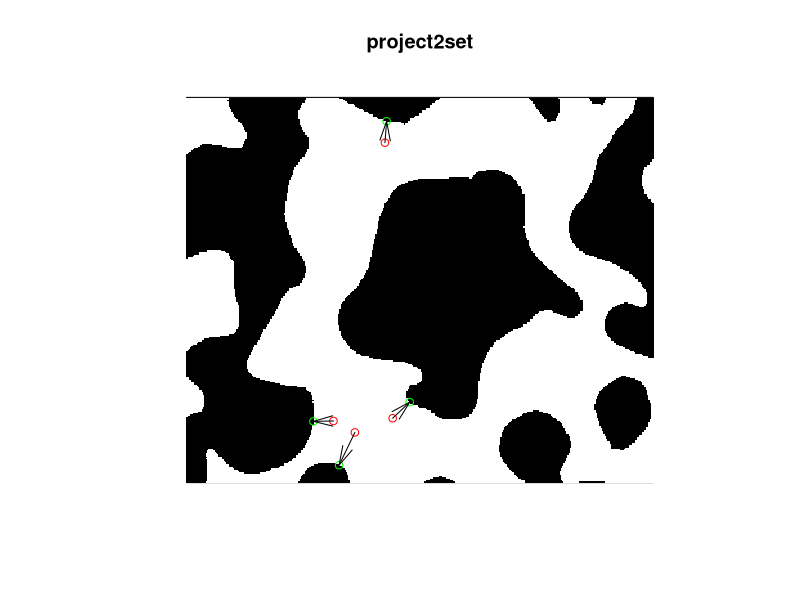

The R source for this figure:
library(spatstat)


### Name: project2set
### Title: Find Nearest Point in a Region
### Aliases: project2set
### Keywords: spatial math

### ** Examples

  He <- heather$fine[owin(c(2.8, 7.4), c(4.0, 7.8))]
  plot(He, main="project2set")
  X <- runifpoint(4, erosion(complement.owin(He), 0.2))
  points(X, col="red")
  Y <- project2set(X, He)
  points(Y, col="green")
  arrows(X$x, X$y, Y$x, Y$y, angle=15, length=0.2)
